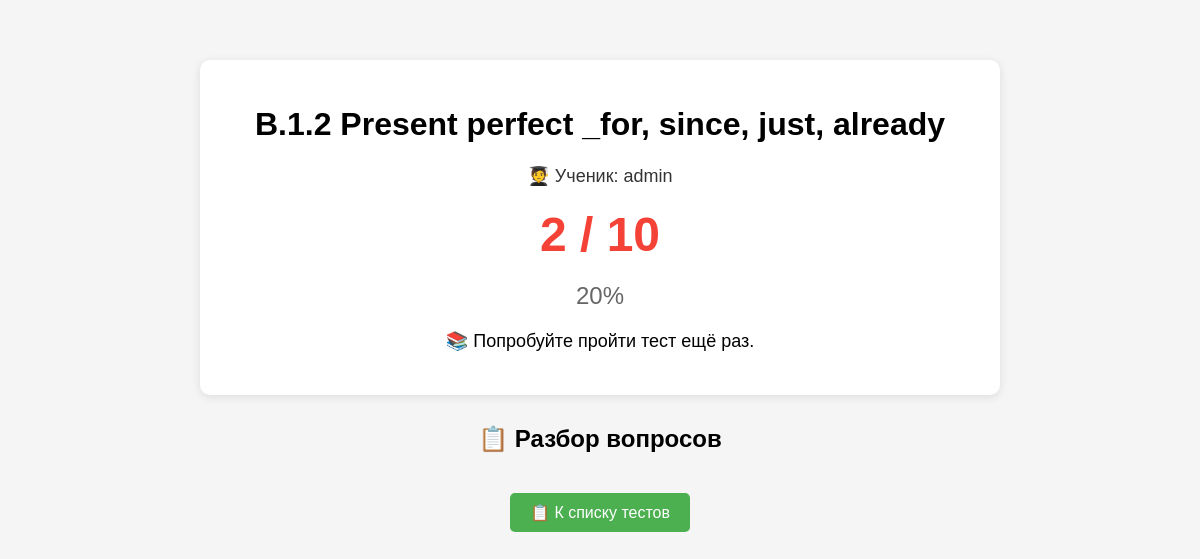
The page /tests/result/8/ (signed in) on the database its author committed.
### tests/models.py (models this page shows, shortened)
class Test(models.Model):
    title = models.CharField(max_length=200)
    description = models.TextField(blank=True)
    author = models.ForeignKey(settings.AUTH_USER_MODEL, on_delete=models.CASCADE)
    created_at = models.DateTimeField(auto_now_add=True)
    last_activity = models.DateTimeField(auto_now=True)
    tags = models.ManyToManyField('Tag', blank=True)

### accounts/models.py (models this page shows, shortened)
class User(AbstractUser):
    ROLE_CHOICES = [
        ('teacher', 'Учитель'),
        ('moderator', 'Модератор'),
        ('admin', 'Администратор'),
    ]
    role = models.CharField(max_length=20, choices=ROLE_CHOICES, default='teacher')

### tests/views.py (the view, shortened to what this page needs)
# urls.py: path('result/<int:result_id>/', views.test_result, name='test_result'),
def test_result(request, result_id):
    result = get_object_or_404(Result, id=result_id)
    if result.student and result.student != request.user:
        messages.error(request, 'Это не ваш результат!')
        return redirect('test_list')
    percent = int(result.score / result.total * 100) if result.total > 0 else 0
    if result.first_name and result.last_name:
        student_name = f"{result.first_name} {result.last_name}"
    elif result.student:
        student_name = result.student.username
    else:
        student_name = "Аноним"
    student_answers = result.answers.all().select_related('question', 'selected_answer')
    questions_details = []
    return render(request, 'tests/test_result.html', {
        'result': result,
        'test': result.test,
        'score': result.score,
        'total': result.total,
        'percent': percent,
        'student_name': student_name,
        'questions_details': questions_details,
    })

### templates/tests/test_result.html (shortened to what this page needs)
<!DOCTYPE html>
<html>
<head>
</head>
<body>
    <div class="result-card">
        <h1>{{ test.title }}</h1>
        <div class="student-name">🧑‍🎓 Ученик: {{ student_name }}</div>
        <div class="score {% if percent >= 70 %}pass{% else %}fail{% endif %}">
            {{ score }} / {{ total }}
        </div>
        <div class="percent">
            {{ percent }}%
        </div>
        <p style="text-align: center; font-size: 18px;">
            {% if percent >= 80 %}
                🎉 Отлично!
            {% elif percent >= 60 %}
                📘 Хорошо!
            {% elif percent >= 40 %}
                📖 Неплохо, но есть над чем работать.
            {% else %}
                📚 Попробуйте пройти тест ещё раз.
            {% endif %}
        </p>
    </div>
    <h2>📋 Разбор вопросов</h2>
    <div style="text-align: center;">
        <a href="{% url 'test_list' %}" class="back-link">📋 К списку тестов</a>
    </div>
</body>
</html>

### templates/tests/test_result.html (style rules this page uses)
body { font-family: Arial, sans-serif; max-width: 800px; margin: 40px auto; padding: 20px; background: #f5f5f5; }
.result-card { background: white; padding: 25px; border-radius: 10px; box-shadow: 0 2px 10px rgba(0,0,0,0.1); margin-bottom: 30px; }
.score { font-size: 48px; font-weight: bold; text-align: center; margin: 20px 0; }
.score.fail { color: #f44336; }
.percent { text-align: center; font-size: 24px; color: #666; margin-bottom: 20px; }
.back-link { display: inline-block; margin-top: 20px; background: #4CAF50; color: white; padding: 10px 20px; text-decoration: none; border-radius: 5px; }
h1, h2 { text-align: center; }
.student-name { text-align: center; font-size: 18px; margin: 10px 0; color: #333; }

### rows shown on the page
Test: title "В.1.2 Present perfect _for, since, just, already"
User: username "admin"

### other values the page prints
{{ score }} "2"
{{ total }} "10"
{{ percent }} "20"
